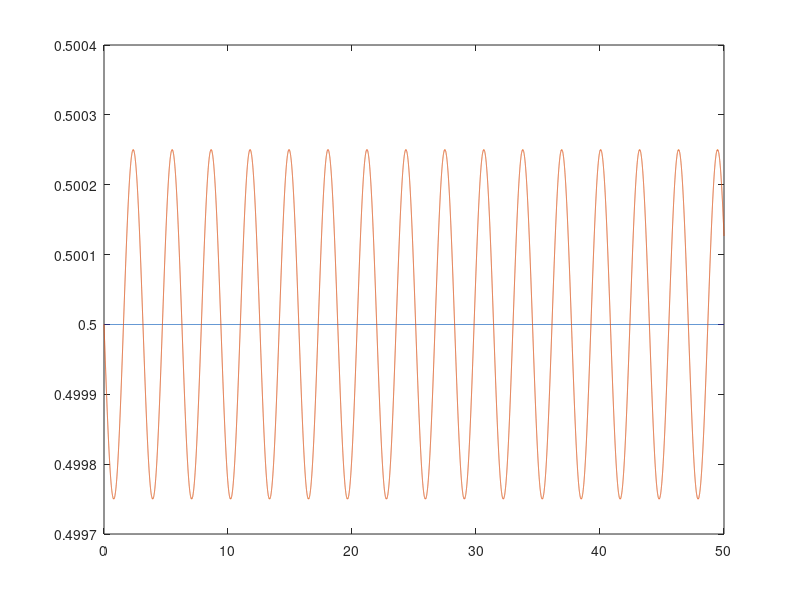

MATLAB code for this plot:
clear all

K = 1;m =1;x0 = 1;v0 = 0;
t0 = 0;
tf = 50;
h = 0.001;

t = t0:h:tf;
N = length(t);

v = zeros(1,N); x = zeros(1,N);
v(1) = v0;
x(1) = x0;

for k = 1:(N-1)%Euler-Cromer
    v(k+1) = v(k)-(K/m)*x(k)*h;
    x(k+1) = x(k)+v(k+1)*h;%%Euler-cromer so faz com que aqui se meta mais 1
end

w = sqrt(K/m);

x_exact = x0*cos(w.*t);
v_exact = -x0.*w.*sin(w.*t);
%comparar
plot(t,x_exact,t,x)
plot(t,v_exact,t,v)
%velocidade em func da pos
plot(x,v)

Ec_exact = 1/2 * m *v_exact.^2;
Ep_exact = 1/2 * K *x_exact.^2;
Em_exact = Ec_exact + Ep_exact;

Ec = 1/2 * m *v.^2;
Ep = 1/2 * K *x.^2;
Em = Ec + Ep;
%energia em func do tempo
plot(t,Em_exact,t,Em)